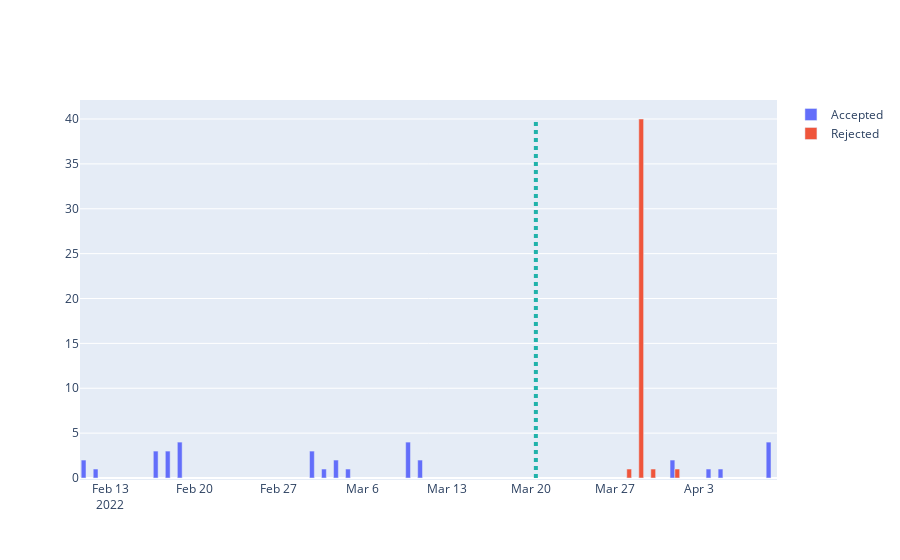

Notebook cell for this chart:
### Code cell
# create a figure
fig = go.Figure()

# make bar plot, x is date, y is count of accepts and rejects on that date
fig.add_trace(go.Bar(x=df[df['status'] == 'accepted']['date'].value_counts().index,
                        y=df[df['status'] == 'accepted']['date'].value_counts().values, 
                        name='Accepted'))

fig.add_trace(go.Bar(x=df[df['status'] == 'rejected']['date'].value_counts().index,
                        y=df[df['status'] == 'rejected']['date'].value_counts().values,                     
                        name='Rejected'))

# add vertical dotted line to indicate todays date but with previous year
fig.add_shape(type="line", x0=datetime.now() - timedelta(days=365), y0=0, x1=datetime.now() - timedelta(days=365), y1=max(df['date'].value_counts().values),
               line=dict(color="LightSeaGreen", width=4, dash="dot"))


fig.show()

### Figure 1 — Plotly figure (JSON) as saved in the notebook; plotly's stock layout.template omitted (floating-point values rounded to 4 significant figures)
{"data": [{"name": "Accepted", "type": "bar", "x": ["2022-04-09T00:00:00", "2022-02-19T00:00:00", "2022-03-10T00:00:00", "2022-02-17T00:00:00", "2022-03-02T00:00:00", "2022-02-18T00:00:00", "2022-04-01T00:00:00", "2022-02-11T00:00:00", "2022-03-04T00:00:00", "2022-03-11T00:00:00", "2022-03-05T00:00:00", "2022-02-12T00:00:00", "2022-03-03T00:00:00", "2022-04-04T00:00:00", "2022-04-05T00:00:00"], "y": [4, 4, 4, 3, 3, 3, 2, 2, 2, 2, 1, 1, 1, 1, 1]}, {"name": "Rejected", "type": "bar", "x": ["2022-03-29T00:00:00", "2022-03-30T00:00:00", "2022-04-01T00:00:00", "2022-03-28T00:00:00"], "y": [40, 1, 1, 1]}], "layout": {"shapes": [{"line": {"color": "LightSeaGreen", "dash": "dot", "width": 4}, "type": "line", "x0": "2022-03-20T10:26:08.324939", "x1": "2022-03-20T10:26:08.324939", "y0": 0, "y1": 40}]}}
